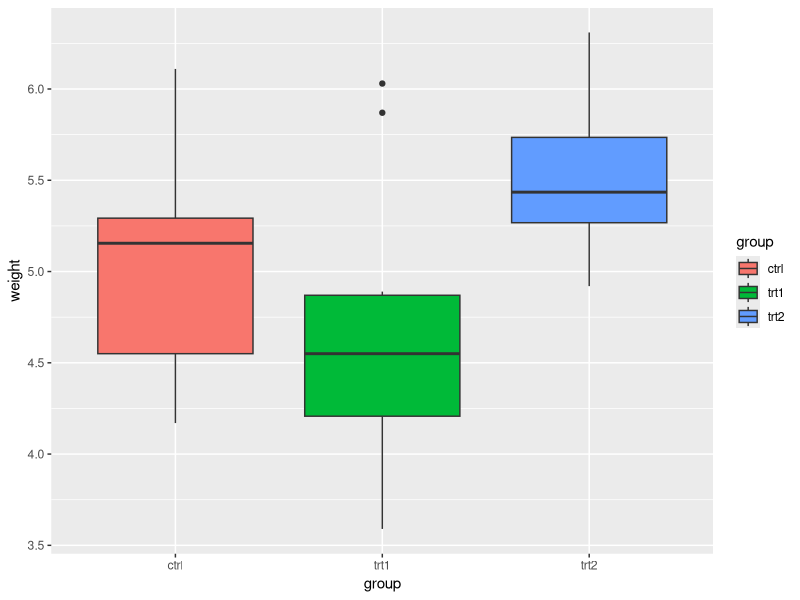
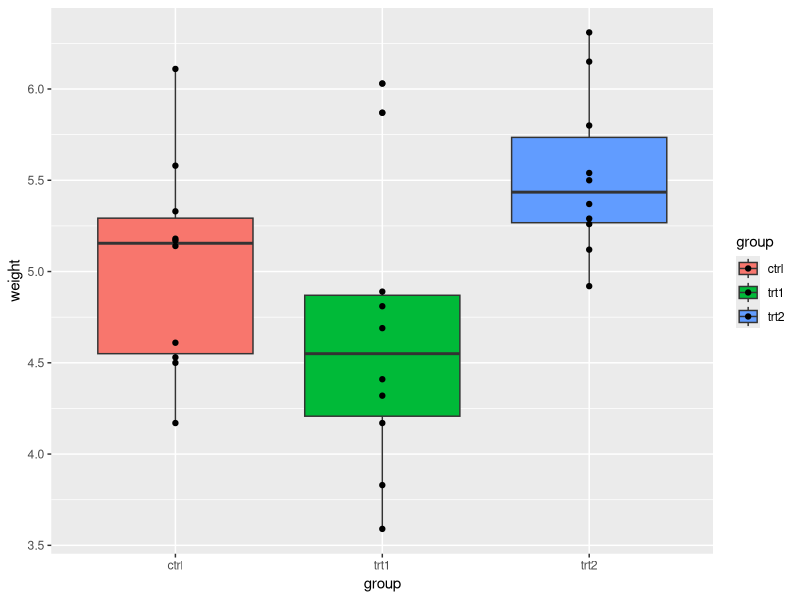
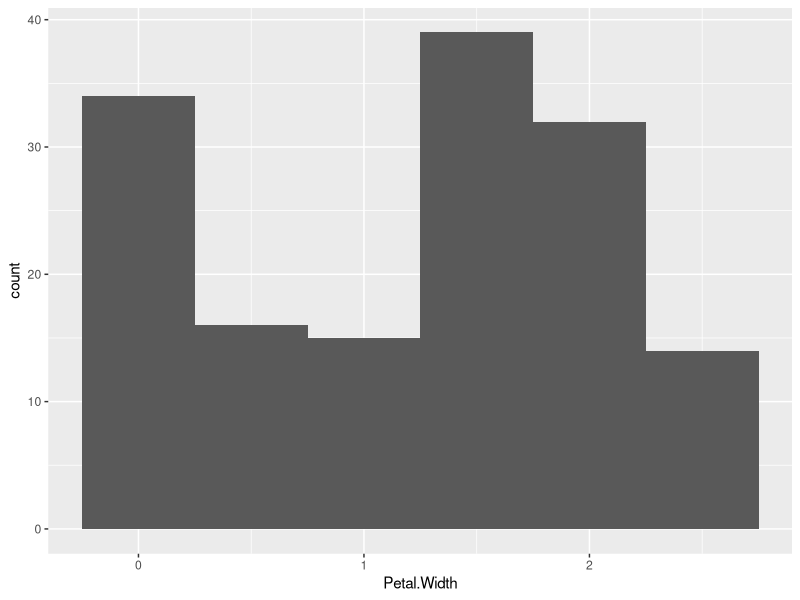
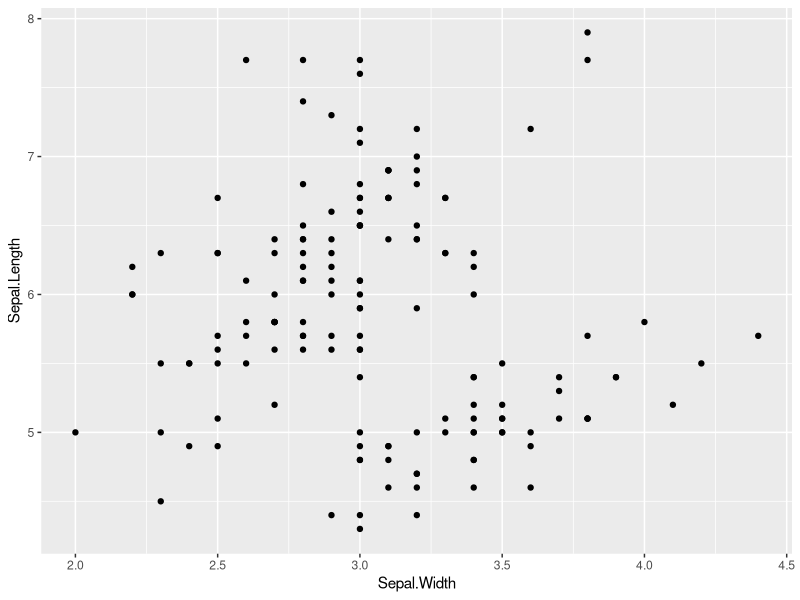
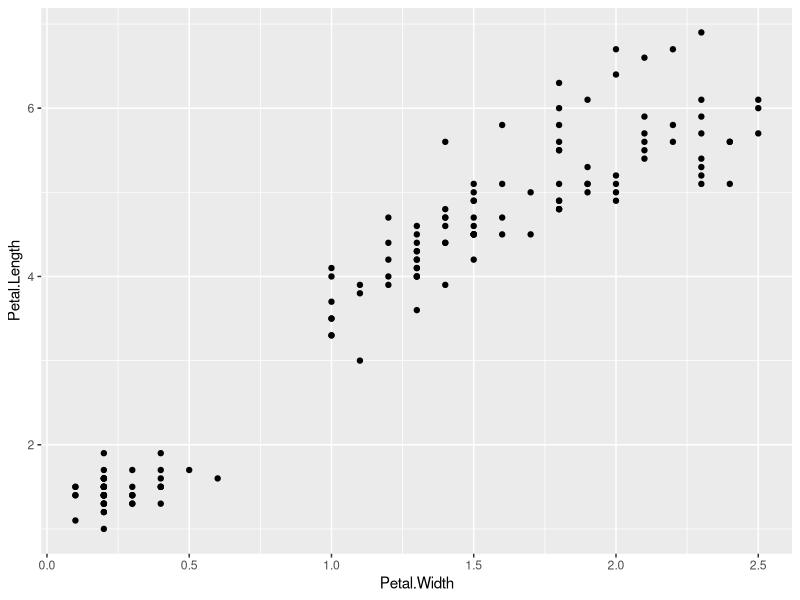

Write the R code that produced these figures, in order.
# Tidyverse Exam – Data Manipulation in R (using `mtcars` dataset)

# tidyverse ---------------------------------------------------------------

# Use `df_mtcars` for Questions 1 - 10
library(tidyverse)
df_mtcars <- as_tibble(mtcars,
                       rownames = "model")

# 1. Filter rows where number of cylinders (`cyl`) is 6
# Write code to create a new data frame that only includes rows where `cyl == 6`.
# Assign to: `mtcars_cyl6`

mtcars_cyl6<-filter(df_mtcars,cyl== 6)
 

# 2. Filter rows where number of gears (`gear`) is either 3 or 5
# Use `%in%` to filter the `df_mtcars` dataset for these two `gear` values.
# Assign to: `mtcars_g35`

  mtcars_g35<-df_mtcars%>%
    filter(gear%in% c(3,5))

# 3. Filter rows where miles per gallon (`mpg`) is greater than 25
# Create a subset of `df_mtcars` where `mpg > 25`.
# Assign to: `mtcars_mpg25`
 
 
  mtcars_mpg25<-df_mtcars%>%
   filter(mpg > 25)
   

# 4. Filter rows where weight (`wt`) is less than 2.5 AND number of cylinders (`cyl`) is 4
# Combine logical conditions using `&`.
# Assign to: `mtcars_light_cyl4`

 mtcars_light_cyl4<-df_mtcars%>%
   filter(wt<2.5 & cyl==4)
 
 
# 5. Sort `df_mtcars` by horsepower (`hp`) in ascending order
# Use `arrange()` to sort the data.
# Assign to: `mtcars_hp`

 
 mtcars_hp<-df_mtcars%>%
   arrange(hp)
 
# 6. Sort `df_mtcars` by quarter mile time (`qsec`) in descending order
# Use `desc()` inside `arrange()`.
# Assign to: `mtcars_qsec`

 mtcars_qsec <- df_mtcars%>%
   arrange(desc(qsec))
 
 mtcars_qsec
 
# 7. Exclude the `drat` column
# Use `select()` with `-` (minus sign) to remove the column.
# Assign to: `mtcars_no_drat`

 mtcars_no_drat<-df_mtcars%>%
   select(-drat)
 
# 8. Add a new column `ptw` that equals the ratio of horsepower (`hp`) to weight (`wt`) (`hp / wt`)
# Use `mutate()` to add the new column.
# Assign to: `mtcars_with_ptw`

 
 mtcars_with_ptw <- df_mtcars %>%
   mutate(ptw = hp/wt)
 
# 9. Identify the car `model` with the highest `ptw` among cars with six cylinders (`cyl == 6`).
# Hint: Use `mtcars_with_ptw` and a chain of `filter()` and `arrange()` with `%>%`.
# Write the car model here: YOUR ANSWER 

 mtcars_with_ptw %>%
   arrange(desc(ptw))%>%
 filter(cyl == 6)
 
 ## Ferrari Dino
 
 
# 10. Group by number of gears (`gear`) and summarize minimum & maximum values of `mpg`
# Use `group_by()` and `summarize()` to calculate minimum & maximum values of `mpg` within each group.
# Minimum and maximum values of each group should be represented as separate columns.
# Function `min()` returns the minimum value in a vector.
# Function `max()` returns the maximum value in a vector.
# Assign to: `mtcars_mpg_by_gear`

 
 mtcars_mpg_by_gear <- df_mtcars %>%
   group_by(gear) %>%
   summarize(
     min_mpg = min(mpg),
     max_mpg = max(mpg)
   )
 
 
# ggplot ------------------------------------------------------------------

# Visualization in R (using `iris` dataset)

## before you begin with the following questions, type the following code to check column names in the dataframe
colnames(iris) # output from this code is the column names that can be used in figures

# 11. Simple scatter plot of `Sepal.Length` vs `Sepal.Width` using `ggplot()`
# Assign to: `g_scat`
# Create a scatter plot with `Sepal.Width` on the x-axis and `Sepal.Length` on the y-axis.

 
 g_scat <- iris %>%
   ggplot(
     aes( x = Sepal.Width,
          y = Sepal.Length )
   )+
   geom_point()
 
 
# 12. Scatter plot with points colored by `Species`
# Assign to: `g_scat_col`
# Create a scatter plot with `Petal.Width` on the x-axis and `Petal.Length` on the y-axis,
# coloring points by `Species`.

 
 g_scat_col <-iris %>%
   ggplot(
     aes(x = Petal.Width,
         y = Petal.Length,
         Color = Species)
   )+
   geom_point()
 
 
 
# 13. Histogram of `Petal.Width` with `binwidth = 0.5`
# Assign to: `g_hist`
# Create a histogram of `Petal.Width` with `binwidth` set to 0.5.

 g_hist <- iris %>%
   ggplot(
     aes(x = Petal.Width))+
 geom_histogram(binwidth = 0.5)
 
 
 
# Visualization in R (using `PlantGrowth` dataset)

## before you begin with the following questions, type the following code to check column names in the dataframe
colnames(PlantGrowth) # output from this code is the column names that can be used in figures




# 14. Boxplot of `weight` grouped and filled by `group`
# Assign to: `g_bplot1`
# Create a boxplot of `weight` by `group`, filling boxes by `group`.



g_bplot1<-PlantGrowth %>%
  ggplot(aes(x= group,
        y= weight,
        fill = group))+
  
  geom_boxplot()


# 15. Boxplot + scatter plot of `weight` by `group`
# Assign to: 'g_bplot2'
# Create a boxplot of `weight` by `group`, then overlay points showing individual observations.

g_bplot2 <- PlantGrowth %>%
  ggplot(aes(x = group,
            y = weight,
            fill = group)) +
  geom_boxplot() +
  geom_point()
## same output 
g_bplot2 <- g_bplot1 +
geom_point()
